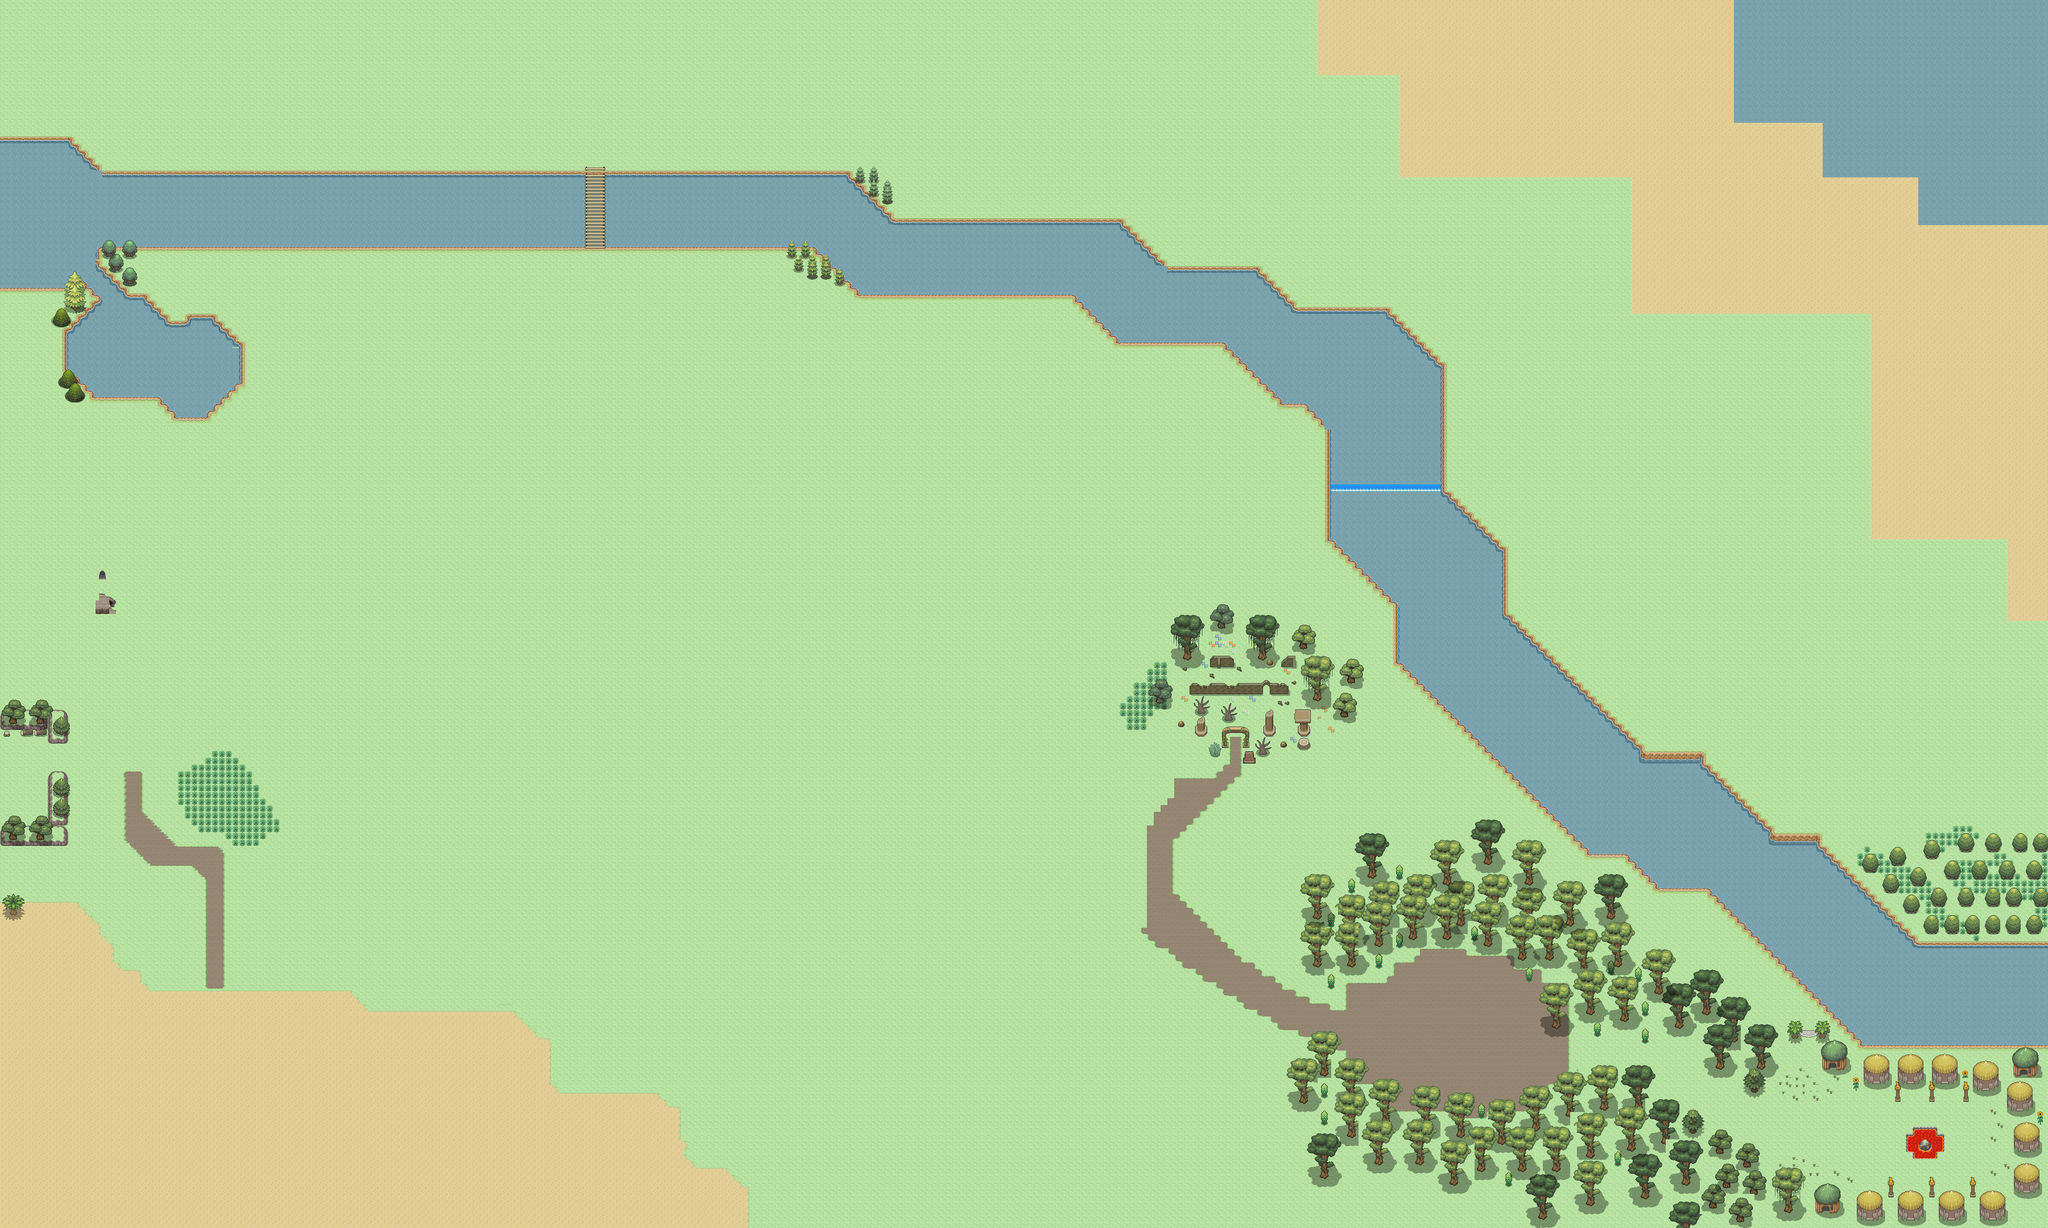

A 2D game scene composited from a Tiled map and its tileset images. What follows is a short description and the map's XML, with each tile layer's data collapsed to a summary:
An orthogonal 300x180 tile map with 16x16 px tiles, 14 tile layers (ground, areia, grama, flores, ...) and 77 objects (39x Rio, 22x comida, 5x madeira, 4x Indio, 3x corda, ...).

<map version="1.2" tiledversion="1.2.4" orientation="orthogonal" renderorder="right-down" width="300" height="180" tilewidth="16" tileheight="16" infinite="0" nextlayerid="16" nextobjectid="99">
 <tileset firstgid="1" source="tiles.tsx" />
 <layer id="1" name="ground" width="300" height="180">
  <data>[54000 cells, 54000 non-empty, 6 distinct tile ids]</data>
 </layer>
 <layer id="2" name="areia" width="300" height="180">
  <data>[54000 cells, 0 non-empty, 0 distinct tile ids]</data>
 </layer>
 <layer id="4" name="grama" width="300" height="180">
  <data>[54000 cells, 271 non-empty, 11 distinct tile ids]</data>
 </layer>
 <layer id="12" name="flores" width="300" height="180">
  <data>[54000 cells, 325 non-empty, 68 distinct tile ids]</data>
 </layer>
 <layer id="3" name="agua" width="300" height="180">
  <data>[54000 cells, 0 non-empty, 0 distinct tile ids]</data>
 </layer>
 <layer id="5" name="coqueiros" width="300" height="180">
  <data>[54000 cells, 16 non-empty, 16 distinct tile ids]</data>
 </layer>
 <layer id="6" name="caminhos" width="300" height="180">
  <data>[54000 cells, 145 non-empty, 17 distinct tile ids]</data>
 </layer>
 <layer id="7" name="caminhos 2" width="300" height="180">
  <data>[54000 cells, 1176 non-empty, 46 distinct tile ids]</data>
 </layer>
 <layer id="9" name="rio" width="300" height="180">
  <data>[54000 cells, 7013 non-empty, 32 distinct tile ids]</data>
 </layer>
 <layer id="8" name="arvores" width="300" height="180">
  <data>[54000 cells, 2670 non-empty, 395 distinct tile ids]</data>
 </layer>
 <layer id="14" name="arvores 2" width="300" height="180">
  <data>[54000 cells, 1466 non-empty, 192 distinct tile ids]</data>
 </layer>
 <layer id="10" name="ponte" width="300" height="180">
  <data>[54000 cells, 52 non-empty, 16 distinct tile ids]</data>
 </layer>
 <layer id="13" name="tribo" width="300" height="180">
  <data>[54000 cells, 432 non-empty, 66 distinct tile ids]</data>
 </layer>
 <layer id="11" name="ruinas" width="300" height="180">
  <data>[54000 cells, 129 non-empty, 101 distinct tile ids]</data>
 </layer>
 <objectgroup id="15" name="Camada de Objetos 1">
  <object id="3" name="Rio" x="2384" y="512" width="240" height="176" />
  <object id="4" name="Rio" x="0" y="320" width="160" height="352" />
  <object id="5" name="Rio" x="160" y="400" width="1200" height="176" />
  <object id="6" name="Rio" x="224" y="704" width="128" height="224" />
  <object id="7" name="Rio" x="352" y="768" width="160" height="160" />
  <object id="8" name="Rio" x="1424" y="400" width="560" height="176" />
  <object id="10" name="Rio" x="1984" y="480" width="80" height="176" />
  <object id="12" name="Rio" x="2016" y="656" width="368" height="32" />
  <object id="13" name="Rios" x="2064" y="512" width="320" height="144" />
  <object id="14" name="Rio" x="2624" y="576" width="48" height="224" />
  <object id="15" name="Rio" x="2672" y="624" width="272" height="176" />
  <object id="16" name="Rio" x="2944" y="720" width="304" height="160" />
  <object id="19" name="Rio" x="3008" y="880" width="368" height="64" />
  <object id="20" name="Rio" x="3120" y="944" width="256" height="320" />
  <object id="22" name="Rio" x="3280" y="1264" width="208" height="160" />
  <object id="24" name="Rio" x="3488" y="1296" width="32" height="128" />
  <object id="25" name="Rio" x="3280" y="1424" width="240" height="128" />
  <object id="26" x="3120" y="1264">
   <polygon points="0,0 160,0 160,160" />
  </object>
  <object id="27" name="Rio" x="3888" y="1776" width="96" height="304" />
  <object id="28" name="Rio" x="4480" y="2208" width="320" height="240" />
  <object id="30" name="Rio" x="3296" y="1552">
   <polygon points="0,0 336,0 544,208 544,480 512,448 432,448" />
  </object>
  <object id="32" name="Rio" x="160" y="576">
   <polygon points="0,0 80,0 64,16 64,48 128,112 144,128 80,128 32,80 16,80 0,96" />
  </object>
  <object id="33" name="Rio" x="224" y="704">
   <polygon points="0,0 -80,80 -80,160 0,224" />
  </object>
  <object id="34" name="Rio" x="352" y="720">
   <polygon points="0,0 48,48 0,48" />
  </object>
  <object id="35" name="Rio" x="160" y="336">
   <polygon points="0,0 0,64 64,64" />
  </object>
  <object id="36" name="Rio" x="368" y="928">
   <polygon points="0,0 48,48 112,48 160,0" />
  </object>
  <object id="37" name="Rio" x="512" y="768">
   <polygon points="0,0 48,48 48,128 16,160 0,160" />
  </object>
  <object id="38" name="Rio" x="1904" y="576">
   <polygon points="0,0 80,0 80,80" />
  </object>
  <object id="39" name="Rio" x="1984" y="656">
   <polygon points="0,0 32,0 32,32" />
  </object>
  <object id="40" name="Rio" x="1984" y="416">
   <polygon points="0,0 64,64 0,64" />
  </object>
  <object id="41" name="Rio" x="2624" y="528">
   <polygon points="0,0 48,48 0,48" />
  </object>
  <object id="42" name="Rio" x="2672" y="576">
   <polygon points="0,0 48,48 0,48" />
  </object>
  <object id="43" name="Rio" x="2512" y="688">
   <polygon points="0,0 112,0 112,112" />
  </object>
  <object id="44" name="Rio" x="2864" y="800">
   <polygon points="0,0 80,0 80,80" />
  </object>
  <object id="45" name="Rio" x="2944" y="880">
   <polygon points="0,0 64,0 64,64" />
  </object>
  <object id="46" name="Rio" x="2944" y="624">
   <polygon points="0,0 80,96 0,96" />
  </object>
  <object id="47" name="Rio" x="3248" y="720">
   <polygon points="0,0 128,128 128,160 0,160" />
  </object>
  <object id="48" name="Rio" x="3120" y="1264">
   <polygon points="0,0 160,0 160,160" />
  </object>
  <object id="49" name="Rio" x="3376" y="1152">
   <polygon points="0,0 112,112 0,112" />
  </object>
  <object id="50" name="Rio" x="3520" y="1440">
   <polygon points="0,0 112,112 0,112" />
  </object>
  <object id="51" name="Rio" x="3840" y="2032">
   <polygon points="0,0 48,48 48,-256 0,-256" />
  </object>
  <object id="61" name="Indio" x="4560" y="2736" width="16" height="16" />
  <object id="64" name="comida" x="4306" y="2560" width="16" height="16" />
  <object id="65" name="player" x="2368" y="2256" width="16" height="16" />
  <object id="66" name="Indio" x="4576" y="2704" width="16" height="16" />
  <object id="67" name="Indio" x="4576" y="2656" width="16" height="16" />
  <object id="68" name="Indio" x="4543" y="2608" width="16" height="16" />
  <object id="69" name="comida" x="4368" y="2752" width="16" height="16" />
  <object id="70" name="comida" x="3264" y="2816" width="16" height="16" />
  <object id="71" name="comida" x="3360" y="2832" width="16" height="16" />
  <object id="72" name="comida" x="3312" y="2768" width="16" height="16" />
  <object id="73" name="comida" x="3056" y="2848" width="16" height="16" />
  <object id="74" name="comida" x="2928" y="1664" width="16" height="16" />
  <object id="75" name="comida" x="2768" y="1584" width="16" height="16" />
  <object id="76" name="comida" x="1872" y="720" width="16" height="16" />
  <object id="77" name="comida" x="2176" y="784" width="16" height="16" />
  <object id="78" name="comida" x="2544" y="816" width="16" height="16" />
  <object id="79" name="comida" x="2336" y="912" width="16" height="16" />
  <object id="80" name="comida" x="2784" y="992" width="16" height="16" />
  <object id="81" name="comida" x="3024" y="1184" width="16" height="16" />
  <object id="82" name="comida" x="2912" y="1168" width="16" height="16" />
  <object id="83" name="comida" x="2976" y="1024" width="16" height="16" />
  <object id="84" name="comida" x="3072" y="1376" width="16" height="16" />
  <object id="85" name="comida" x="2912" y="1312" width="16" height="16" />
  <object id="86" name="comida" x="3264" y="1744" width="16" height="16" />
  <object id="87" name="comida" x="3440" y="1840" width="16" height="16" />
  <object id="88" name="comida" x="3296" y="1936" width="16" height="16" />
  <object id="89" name="comida" x="3152" y="1824" width="16" height="16" />
  </objectgroup>
</map>
<!-- 9 of 77 objects omitted -->
